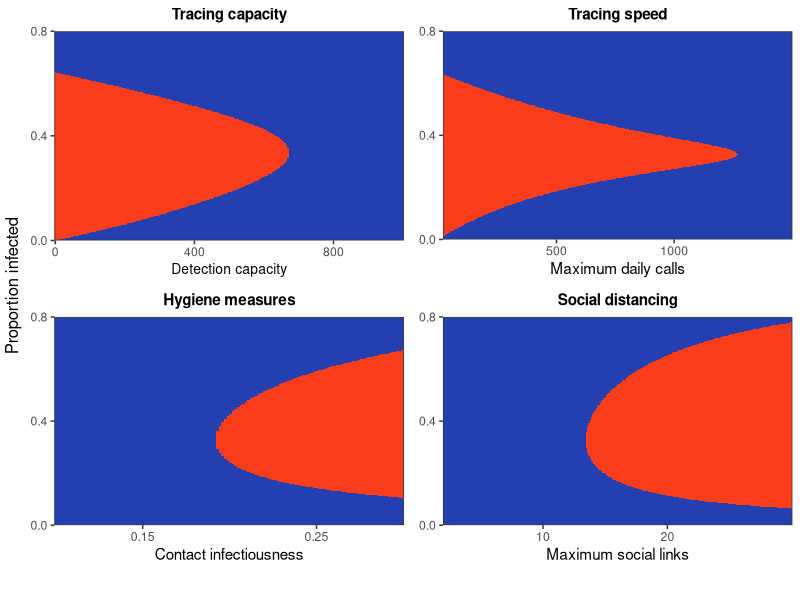
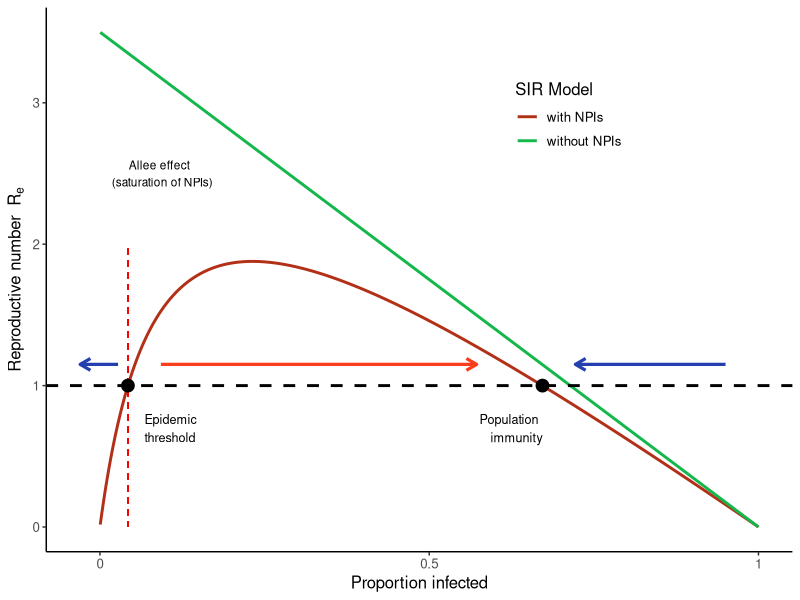
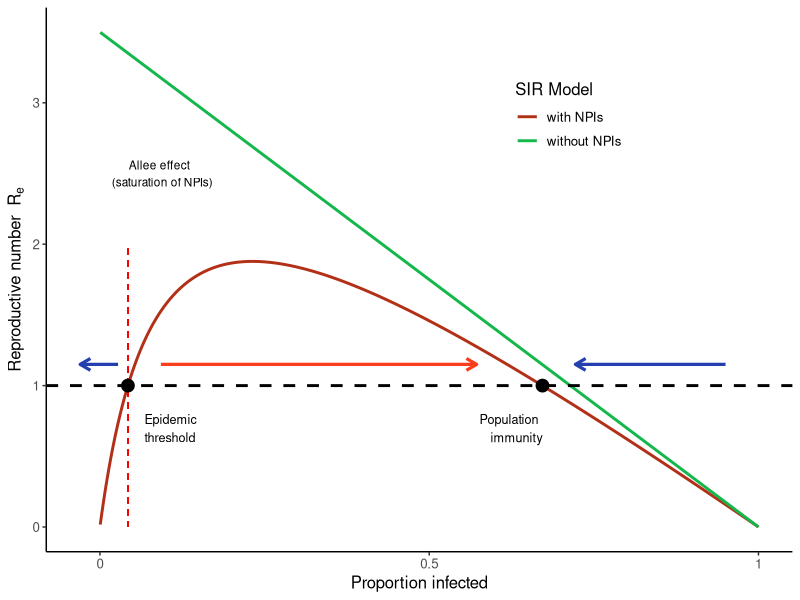

Recreate these plots in R, in order.
###### Plot the state space of Rt against N infected for different interventions

# Variables
#
# Npop: overall population
# pCall: probability that an attempt to contact individual is succesful
# pInfection: probability that a close contact is infected
# maxLinks: average number of close contacts that non detected infected individuals make
# NDailyCalls: daily number of contacting attempts that can be performed
# maxDetected: maximum number of infected individuals that can be detected
# infectedSubsample: plotting parameter to subsample infected for 2D rasters
# propInfectedMax: plotting parameter to truncate 2D plots vertically

library(tidyr)
library(ggplot2)
library(reshape)
library(dplyr)
library(gridExtra)
library(cowplot)
library(gtable)

#########
# ---- Basic model functions ----
########

# function of effective social links by day
links_fun <- function(maxLinks, day){
  return(maxLinks * (day^4) / (day^4 + 7^4))
}

# calculate the expected number of links of detected individuals
expected_links <- function(maxLinks, pContact){
  days <- c(0:20)
  pDay <- dgeom(days, pContact)
  pDay[length(pDay)] <- 1 - sum(pDay[1:(length(pDay)-1)])
  links <- links_fun(maxLinks, days)
  expectedLinks <- sum(pDay * links)
  return(expectedLinks)
}

# calculate Rt for given parameters
calculate_Rt <- function(maxDetected, maxLinks, Infected, pCall, NDailyCalls,
                   pInfection, Npop){
  # Expected number of detected individuals
  pDetected <- maxDetected / (maxDetected + Infected)
  NDetected <- pDetected * Infected
  # Daily probability that a detected individual is contacted
  pContact <- 1 - (1-pCall)^(NDailyCalls/NDetected)
  # Number of expected social links for detected individuals
  detectedLinks <- expected_links(maxLinks, pContact)
  # Probability that a contact of an infected is susceptible
  pSusceptible<- (Npop - Infected - 1) / (Npop - 1)
  # Rt calculation
  Rt <- pSusceptible * pInfection * (pDetected*detectedLinks + (1-pDetected)*maxLinks)
  return(Rt)
}

# calculates Rt for a vector of values of Infected
calculate_Rt_range <- function(maxDetected, maxLinks, Infected, pCall,
                               NDailyCalls, pInfection, Npop){
  RtVec <- vector()
  for (i in c(1:length(Infected))) {
    RtVec[i] <- calculate_Rt(maxDetected, maxLinks, Infected[i], pCall,
                             NDailyCalls, pInfection, Npop)
  }
  return(RtVec)
}

##############################
# --- Functions that generate phase space -----
#############################

### Calculate Rt for a varying number of detection capacity
Rt_detected <- function(maxLinks, maxDetected, pCall,  pInfection,
                     NDailyCalls, Npop, propInfectedMax = 1){
  infected <- c(1:round(Npop*propInfectedMax))
  RtSpace <- matrix(NA, ncol=length(maxDetected), nrow=length(infected))
  for(md in c(1:length(maxDetected))) {
    RtSpace[,md] <-  calculate_Rt_range(maxDetected=maxDetected[md],
                                        maxLinks=maxLinks, Infected=infected,
                                        pCall=pCall,
                                        NDailyCalls=NDailyCalls,
                                        pInfection=pInfection,
                                        Npop=Npop)
  }
  colnames(RtSpace) <- maxDetected
  rownames(RtSpace) <- infected
  return(RtSpace)
}


### Calculate Rt for a varying number of daily calls
Rt_calls <- function(maxLinks, maxDetected, pCall,  pInfection,
                     NDailyCalls, Npop, propInfectedMax = 1){
  infected <- c(1:round(Npop*propInfectedMax))
  RtSpace <- matrix(NA, ncol=length(NDailyCalls), nrow=length(infected))
  for(nc in c(1:length(NDailyCalls))) {
    RtSpace[,nc] <-  calculate_Rt_range(maxDetected=maxDetected,
                                        maxLinks=maxLinks, Infected=infected,
                                        pCall=pCall,
                                        NDailyCalls=NDailyCalls[nc],
                                        pInfection=pInfection,
                                        Npop=Npop)
  }
  colnames(RtSpace) <- NDailyCalls
  rownames(RtSpace) <- infected
  return(RtSpace)
}


### Calculate Rt for a varying number of maximum contacts
Rt_links <- function(maxLinks, maxDetected, pCall,  pInfection,
                     NDailyCalls, Npop, propInfectedMax = 1){
  infected <- c(1:round(Npop*propInfectedMax))
  RtSpace <- matrix(NA, ncol=length(maxLinks), nrow=length(infected))
  for(ml in c(1:length(maxLinks))) {
    RtSpace[,ml] <-  calculate_Rt_range(maxDetected=maxDetected,
                                        maxLinks=maxLinks[ml], Infected=infected,
                                        pCall=pCall,
                                        NDailyCalls=NDailyCalls,
                                        pInfection=pInfection,
                                        Npop=Npop)
  }
  colnames(RtSpace) <- maxLinks
  rownames(RtSpace) <- infected
  return(RtSpace)
}

### Calculate Rt for a varying number of probability of infectious close contact
Rt_pInfection <- function(maxLinks, maxDetected, pCall,  pInfection,
                     NDailyCalls, Npop, propInfectedMax = 1){
  infected <- c(1:round(Npop*propInfectedMax))
  RtSpace <- matrix(NA, ncol=length(pInfection), nrow=length(infected))
  for(pI in c(1:length(pInfection))) {
    RtSpace[,pI] <-  calculate_Rt_range(maxDetected=maxDetected,
                                        maxLinks=maxLinks, Infected=infected,
                                        pCall=pCall,
                                        NDailyCalls=NDailyCalls,
                                        pInfection=pInfection[pI],
                                        Npop=Npop)
  }
  colnames(RtSpace) <- pInfection
  rownames(RtSpace) <- infected
  return(RtSpace)
}

# Enlongate and subsample matrix, and binarize, to draw raster in ggplot
# varNames is the names of the columns
# infectedSubsample indicates to keep 1 of every infectedSumsample infected values
enlongate_matrix <- function(inputMatrix, varNames, infectedSubsample) {
  longDF <- melt.array(inputMatrix, varnames = varNames) %>%
    dplyr::rename(., Rt = value) %>%
    dplyr::mutate(., Rt_exp = as.factor(as.integer(Rt > 1))) %>%
    as_tibble(.) %>%
    dplyr::filter(., (Infected %% infectedSubsample) == 0)
  return(longDF)
}

# plot 2D
plot_phase_space <- function(inputDF, reverse = FALSE){
  spacePlot <- ggplot(inputDF, aes(x = measure, y = Infected, fill = Rt_exp)) +
    geom_raster() +
    scale_fill_manual(values = c("#243faf", "#fa3d1b"),
                      name = element_blank(), labels = c(bquote(R[e]<1~"(Containment)"),
                                                         bquote(R[e]>1~"(Outbreak)"))) +
    scale_y_continuous(name = "Proportion infected", expand = c(0,0),
                       limits = c(0,.8), breaks = c(0, 0.4, 0.8)) +
    theme_bw()
  if (reverse) {
    spacePlot <- spacePlot +
      scale_x_reverse(name = xName, expand = c(0,0))
  }
  return(spacePlot)
}


###############################
# ---- Make the space plots -----
###############################

# general parameters
pCall <- 0.15
pInfection <- 0.2
Npop <- 2000
maxLinks <- 14
propInfectedMax <- 1
NDailyCalls <- 800
infectedSubsample <- 3
maxDetected <- 600

# ranges for 
maxDetected_Vec <- seq(0, 1000, 5)
dailyCalls_Vec <- seq(20, 1500, 5)
maxLinks_Vec <- seq(2, 30, 0.1)
pInfection_Vec <- seq(0.1, 0.3, 0.0015)

# Space plot for maximum number of people that can be detected
detectedLong <- Rt_detected(maxLinks = maxLinks, maxDetected = maxDetected_Vec,
                        pCall = pCall, pInfection = pInfection,
                        NDailyCalls = NDailyCalls, Npop = Npop,
                        propInfectedMax = propInfectedMax) %>%
                enlongate_matrix(., c("Infected", "maxDetected"), infectedSubsample)

detectedPlot <- dplyr::rename(detectedLong, measure = maxDetected) %>%
  dplyr::mutate(Infected =Infected/ Npop) %>% 
  plot_phase_space(.) +
  ggtitle("Tracing capacity") +
  theme(plot.title = element_text(hjust = 0.5, size = 11, face = "bold"),
        axis.title.x = element_text(size = 10)) +
  scale_x_continuous(breaks = c(0, 400, 800), name = "Detection capacity",
                     expand = c(0,0))

# Space plot for maximum number of calls (speed of detection)
callsLong <- Rt_calls(maxLinks = maxLinks, maxDetected = maxDetected,
                        pCall = pCall, pInfection = pInfection,
                        NDailyCalls = dailyCalls_Vec, Npop = Npop,
                        propInfectedMax = propInfectedMax) %>%
            enlongate_matrix(., c("Infected", "maxCalls"), infectedSubsample)
callsPlot <- dplyr::rename(callsLong, measure = maxCalls) %>%
  dplyr::mutate(Infected =Infected/ Npop) %>% 
  plot_phase_space(.) +
  ggtitle("Tracing speed") +
  theme(plot.title = element_text(hjust = 0.5, size = 11, face = "bold")) +
  scale_x_continuous(breaks = c(0, 500, 1000), name =  "Maximum daily calls",
                     expand = c(0,0))

# Space plot for maximum number of links
linksLong <- Rt_links(maxLinks = maxLinks_Vec, maxDetected = maxDetected,
                        pCall = pCall, pInfection = pInfection,
                        NDailyCalls = NDailyCalls, Npop = Npop,
                        propInfectedMax = propInfectedMax) %>% 
            enlongate_matrix(., c("Infected", "maxLinks"), infectedSubsample)
linksPlot <- dplyr::rename(linksLong, measure = maxLinks) %>%
  dplyr::mutate(Infected =Infected/ Npop) %>% 
  plot_phase_space(.) +
  ggtitle("Social distancing") +
  theme(plot.title = element_text(hjust = 0.5, size = 11, face = "bold")) +
  scale_x_continuous(breaks = c(10, 20), name =  "Maximum social links",
                     expand = c(0,0))

# Space plot for pInfection 
infectionLong <- Rt_pInfection(maxLinks = maxLinks, maxDetected = maxDetected,
                        pCall = pCall, pInfection = pInfection_Vec,
                        NDailyCalls = NDailyCalls, Npop = Npop,
                        propInfectedMax = propInfectedMax) %>%
            enlongate_matrix(., c("Infected", "pInfection"), infectedSubsample)
infectionPlot <- dplyr::rename(infectionLong, measure = pInfection) %>%mutate(Infected =Infected/ Npop) %>% 
  plot_phase_space(.) +
  ggtitle("Hygiene measures") +
  theme(plot.title = element_text(hjust = 0.5, size = 11, face = "bold")) +
  scale_x_continuous(breaks = c(0.15, 0.25), name = "Contact infectiousness",
                     expand = c(0,0))



# ---- arrange plots into grid -----
legendPlot <- detectedPlot + theme(legend.position = "bottom",
                                   legend.key.size = unit(.5,"cm"),
                                   legend.text = element_text(size = 9))
legend <- gtable_filter(ggplotGrob(legendPlot), "guide-box")

plotGrid <- grid.arrange(
                     arrangeGrob(detectedPlot + theme(legend.position="none",
                                                      axis.title.y=element_blank()),
                                 callsPlot + theme(legend.position="none",
                                                      axis.title.y=element_blank()),
                                 infectionPlot + theme(legend.position="none",
                                                      axis.title.y=element_blank()),
                                 linksPlot + theme(legend.position="none",
                                                      axis.title.y=element_blank()),
                                 ncol=2, left = "Proportion infected"),legend,
                     heights=c(10, .5))


ggsave("./plots/phase_space.png", plotGrid, width = 15, height = 13, units = "cm")

########################
#----  plot 1d phase space ----
########################

# Rt as function of infected individuals without allee
logistic_R <- function(R0, Npop) {
  I <- c(1:Npop)
  R <- R0 * (Npop - I)/Npop
  return(R)
}

# Rt as function of infected individuals with allee
allee_R <- function(R0, Npop, I50) {
  I <- c(1:Npop)
  R <- R0 * (Npop - I)/Npop * I / (I + I50)
  return(R)
}

lR <- logistic_R(3.5, 2000)
aR <- allee_R(3.5, 2000, 200)

rdf <- data.frame(Infected = c(1:2000), lR = lR, aR = aR) %>%
  tidyr::pivot_longer(., cols = c("aR", "lR"), names_to = "model",
                      values_to = "R")

#--- plotting code to detect and signal thresholds and comment the plots----

equilibriumPoints <- which(aR < 1)
point1 <- which(diff(equilibriumPoints) == max(diff(equilibriumPoints)))
point2 <- equilibriumPoints[point1+1]

equilibriumDf <- data.frame(Infected = c(point1, point2), R = c(1, 1),
                               type = c("unstable", "stable"))
arrowDf <- data.frame(Ii = c(point1 - 30, point1 + 100, Npop - 100),
                      If = c(-60, point2 - 200, point2 + 100),
                      direction = c("left", "right", "left"),
                      R = 1.15)

thresholdText <- c("Epidemic \nthreshold")
immunityText <- c("Population \nimmunity")


allee1D <- ggplot(rdf, aes(x = Infected, y = R, color = model)) +
  geom_line(size = 1) +
  scale_color_manual(values = c("#b33018", "#14b74b"), name = "SIR Model",
                     labels = c("with NPIs", "without NPIs")) +
  geom_hline(yintercept = 1, size = 1, linetype = "dashed") +
  geom_segment(aes(x = point1, xend = point1, y = 0, yend = 2), color = "red",
               linetype = "dashed") +
  xlab("Proportion infected") +
  ylab(bquote('Reproductive number ' ~R[e] )) +
  geom_point(data = equilibriumDf, size = 4, color = "black") +
  geom_segment(data = dplyr::filter(arrowDf, direction == "right"),
               aes(x = Ii, xend = If, y = R, yend = R), color = "#fa3d1b",
               arrow = arrow(length = unit(0.3, "cm")), size = 1.1) +
  geom_segment(data = dplyr::filter(arrowDf, direction == "left"),
               aes(x = Ii, xend = If, y = R, yend = R), color =  "#243faf",
               arrow = arrow(length = unit(0.3, "cm"), ends = "last"),
               size = 1.1) +
  #geom_text(aes(x = point1+50, y = 0.7), label = thresholdText, color = "black",
            #hjust = "inward", family = "sans", fontface = "plain", ) +
  annotate("text", x=point1+50, y=0.7, label=thresholdText, size=3.2, hjust="inward") +
  annotate("text", x=point2, y=0.7, label=immunityText, size=3.2, hjust="inward") +
  annotate("text",x=point1+100,y=2.5,label="Allee effect \n (saturation of NPIs)",size=3,hjust="center") +
#  geom_text(aes(x = point2, y = 0.7), label = immunityText, color = "black",
 #           hjust = "inward", family = "sans", fontface = "plain" ) +
  theme_classic() +
  scale_x_continuous(breaks = c(0, 1000, 2000), labels = c(0, 0.5, 1)) + 
  theme(legend.position = c(.7,.8),text=element_text(size=12)) 

allee1D <- print(allee1D)
ggsave("./plots/allee1D.png", allee1D, width = 15, height = 9, units = "cm")
